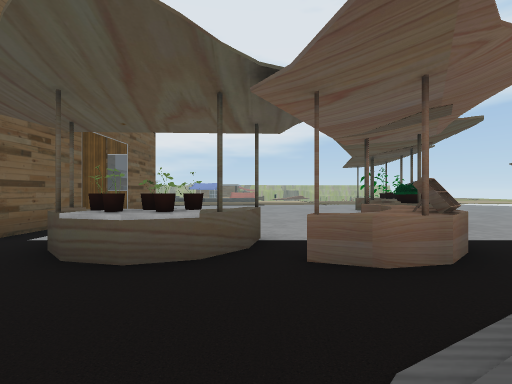
view 1 (above)

16 first-person views from a walk through a Unity game level. The camera is 1.3 m above the floor, looks level and sees 90° across. The floor is counted in squares, 2 m on a side. Each view is taken from the middle of a square. On the plan, view 1 faces up. The plan holds only what a view shows up to about 9 squares ahead; the rest is blank. The place goes on beyond the plan. Some surface patterns are stand-ins.

view 2
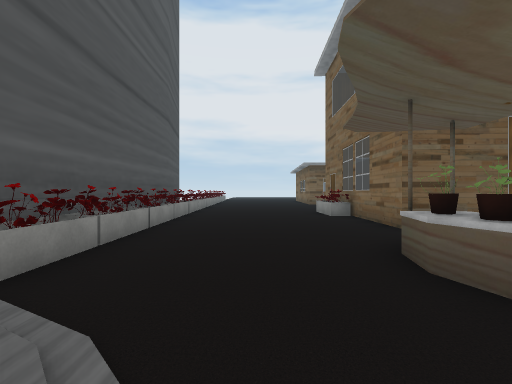

view 3
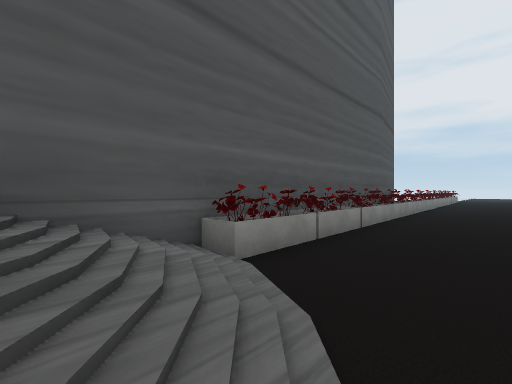

view 4
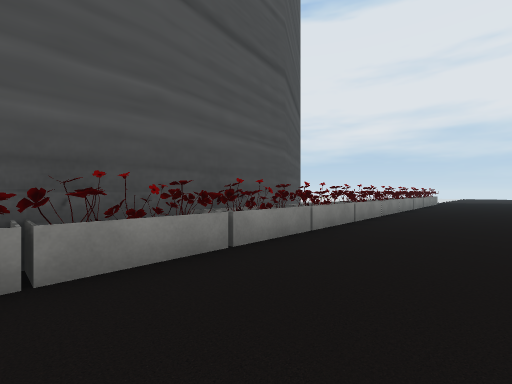

view 5
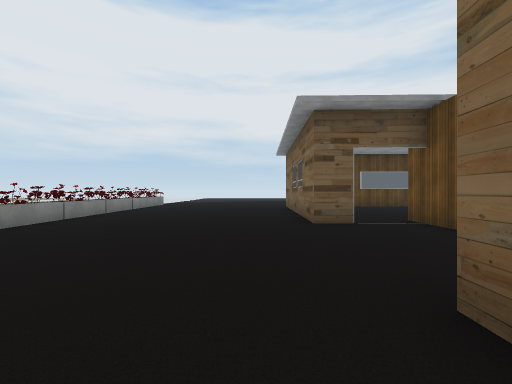

view 6
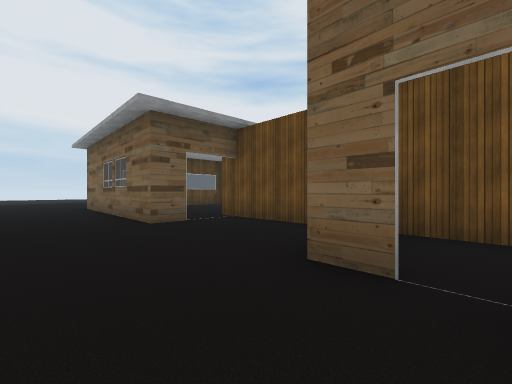

view 7
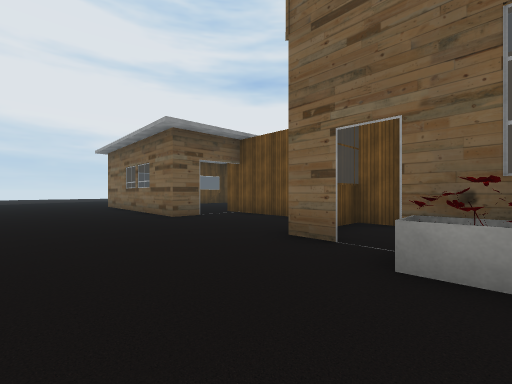

view 8
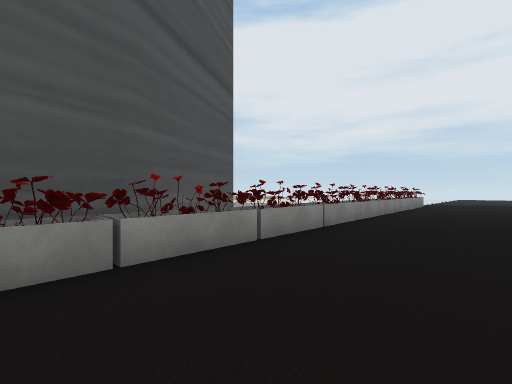

view 9
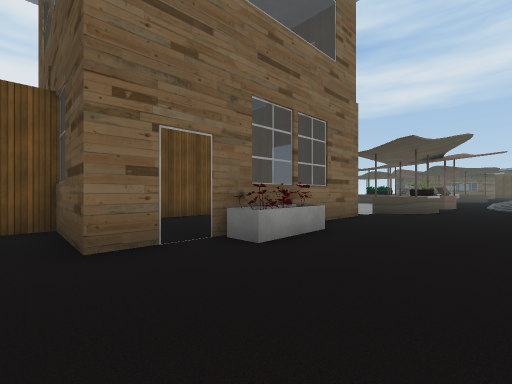

view 10
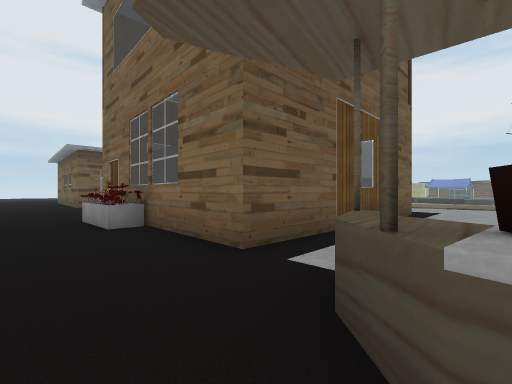

view 11
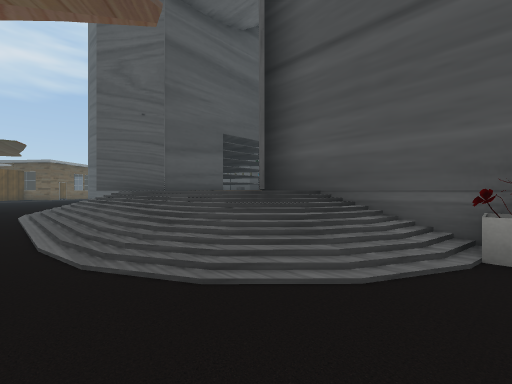

view 12
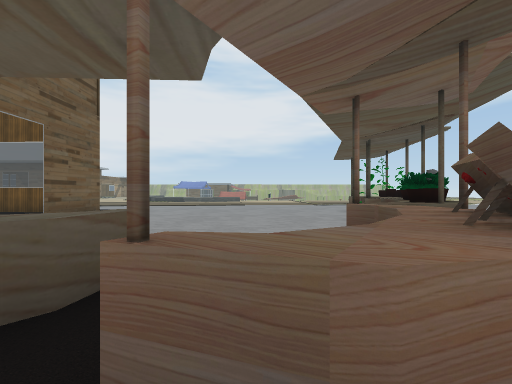

view 13
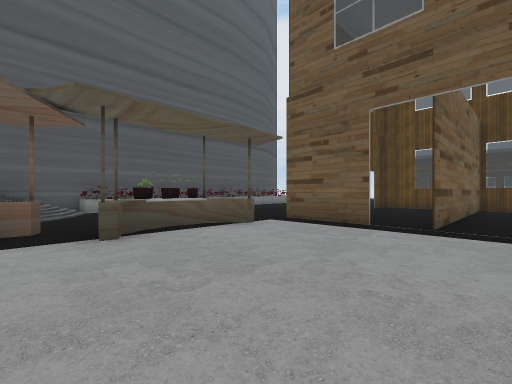

view 14
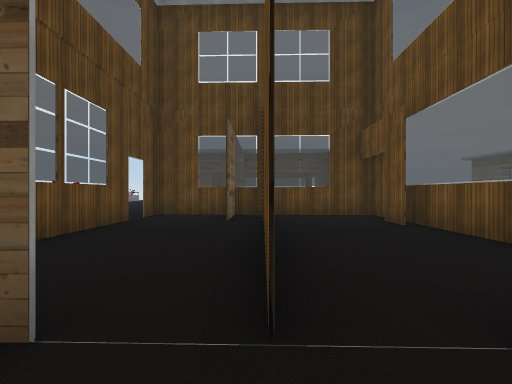

view 15
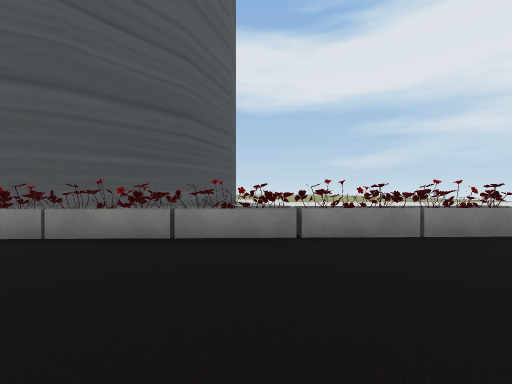

view 16
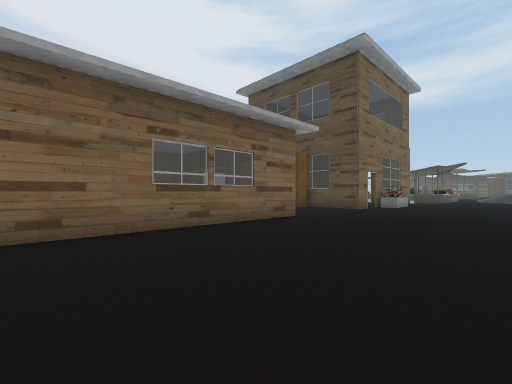

### Floor plan
Key: @ floor where view 1 was taken; # wall or solid block; x gap in a wall; . floor; / step, stairs or slope; = window, fence, low wall or low ledge; ^ raised ledge; O other object.
Columns run from 20 left of view 1 to 8 right of it. Each row starts with its distance up from view 1.
 13                  ..
 12                 ...
 11                 .........#
 10           #######........#
  9           #.....#.......##
  8   ..      #.....x.......O  .
  7   ....#   #######.......# ..
  6    ... #####....x......##..
  5      .x...#.... #.....^^..
  4 #######...#OO####x=#^.^
  3 ............O.....#^#^
  2 .............................
  1 .....................////////
  0 ....................@///////
 -1 .............OO.O.OO//#     #
 -2 OOOOOOOOOOOO#O#O#######    ##
 -3          #                 #
 -4        ##

Positions as (right, up) in squares from view 1, and headings:
1: (0, 0), facing up
2: (1, 1), facing left
3: (1, 1), facing down-left
4: (-6, 1), facing down-left
5: (-9, 3), facing left
6: (-9, 2), facing up-left
7: (-8, 1), facing up-left
8: (-9, 1), facing down-left
9: (-11, 1), facing up-right
10: (-2, 2), facing up-left
11: (-1, 2), facing down-right
12: (1, 2), facing up
13: (1, 8), facing down-left
14: (-3, 7), facing left
15: (-18, 2), facing down
16: (-20, 0), facing up-right
